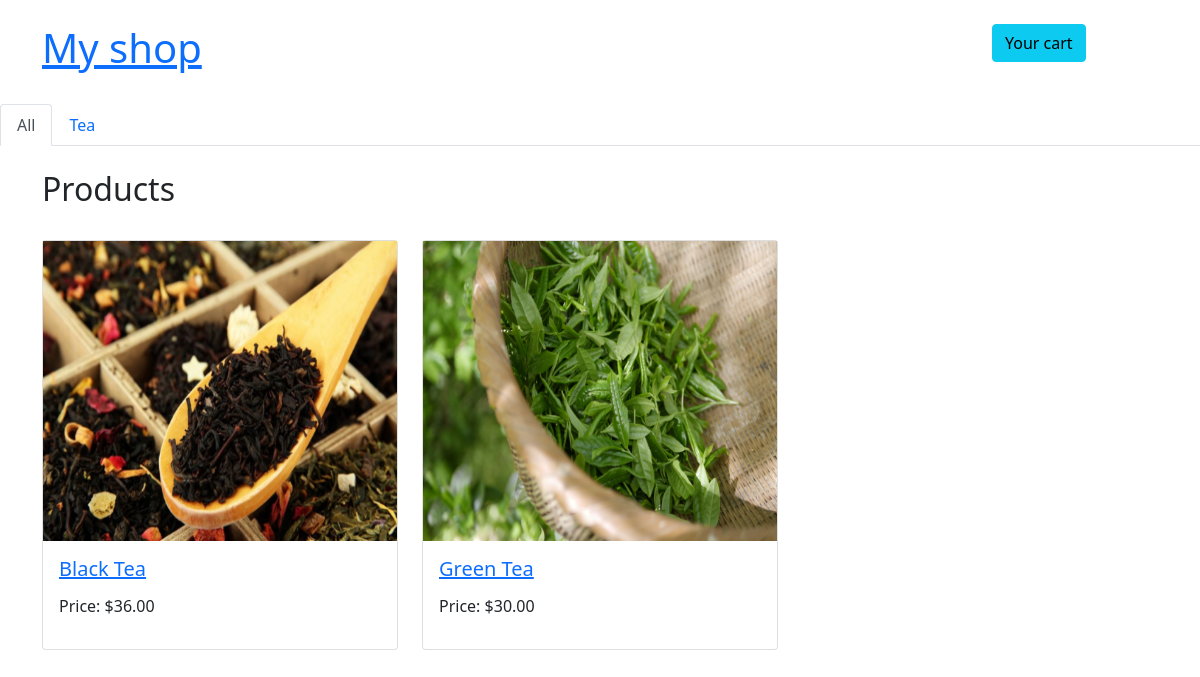
The app's page /shop/ with its own data.
### shop/models.py (models this page shows, shortened)
class Category(models.Model):
    name = models.CharField(max_length=200, db_index=True)
    slug = models.SlugField(max_length=200, db_index=True, unique=True)
    class Meta:
        ordering = ('name',)
        verbose_name = 'Category'
        verbose_name_plural = 'Categories'
    def get_absolute_url(self):
        return reverse('product_list_by_category', args=(self.slug,))

class Product(models.Model):
    category = models.ForeignKey(Category, on_delete=models.CASCADE, related_name='products')
    name = models.CharField(max_length=200, db_index=True)
    slug = models.CharField(max_length=200, db_index=True, unique=True)
    image = models.ImageField(upload_to='products/%Y/%m/%d', blank=True)
    description = models.TextField()
    price = models.DecimalField(max_digits=10, decimal_places=2)
    stock = models.PositiveIntegerField()
    available = models.BooleanField(default=True)
    created = models.DateTimeField(auto_now_add=True)
    updated = models.DateTimeField(auto_now=True)
    class Meta:
        ordering = ('name',)
        index_together = (('id', 'slug'),)
        verbose_name = 'Product'
        verbose_name_plural = 'Products'
    def get_absolute_url(self):
        return reverse("product_detail", args=(self.pk, self.slug))

### shop/views.py (the view)
# urls.py: path('', views.product_list, name='product_list'),
def product_list(request, category_slug=None):
    category = None
    categories = Category.objects.all()
    products = Product.objects.filter(available=True)
    if category_slug:
        category = get_object_or_404(Category, slug=category_slug)
        products = products.filter(category=category)
    return render(request, 'shop/product/list.html',
                  context={'category': category, 'categories': categories, 'products': products})

### cart/cart.py (called while the page is built)
    def __len__(self):
        return sum(item['quantity'] for item in self.cart.values())

### cart/context_processors.py (called while the page is built)
def cart(request):
    return {'cart': Cart(request)}

### templates/shop/product/list.html (shortened to what this page needs)
{% extends 'shop/base.html' %}
{% block content %}
    <ul class="nav nav-tabs">
        <li class="nav-item">
            <a {% if not category %}class="nav-link active"{% else %}class="nav-link"{% endif %} aria-current="page"
               href="{% url "product_list" %}">All</a>
        </li>
        {% for c in categories %}
            <li class="nav-item">
                <a {% if category.slug == c.slug %}class="nav-link active"{% else %}class="nav-link"{% endif %}
                   href="{{ c.get_absolute_url }}">{{ c.name }}</a>
            </li>
        {% endfor %}
    </ul>
    <br>
    <div class="container">
        {% if category %}
            <h2>{{ category.name }}</h2>
        {% else %}
            <h2>Products</h2>
        {% endif %}
    </div>
    <br>
    <div class="container">
        <div class="row">
            {% for product in products %}
                <div class="col-lg-4 col-md-12 mb-4">
                    <div class="card">
                        <div class="bg-image hover-zoom ripple ripple-surface ripple-surface-light"
                             data-mdb-ripple-color="light">
                            <a href="{{ product.get_absolute_url }}"><img width="250px" height="300"
                                                                          alt="Image not found"
                                                                          src="{% if product.image %}{{ product.image.url }}{% endif %}"
                                                                          class="w-100"/>
                            </a>
                        </div>
                        <div class="card-body">
                            <a href="" class="text-reset">
                                <h5 class="card-title mb-3"><a
                                        href="{{ product.get_absolute_url }}">{{ product.name }}</a></h5>
                            </a>
                            <h6 class="mb-3">Price: ${{ product.price }}</h6>
                        </div>
                    </div>
                </div>
            {% endfor %}
        </div>
    </div>
{% endblock %}

### records on screen
Category: name "Tea"
Product: image (picture), name "Black Tea", price "36.00"
Product: image (picture), name "Green Tea", price "30.00"
